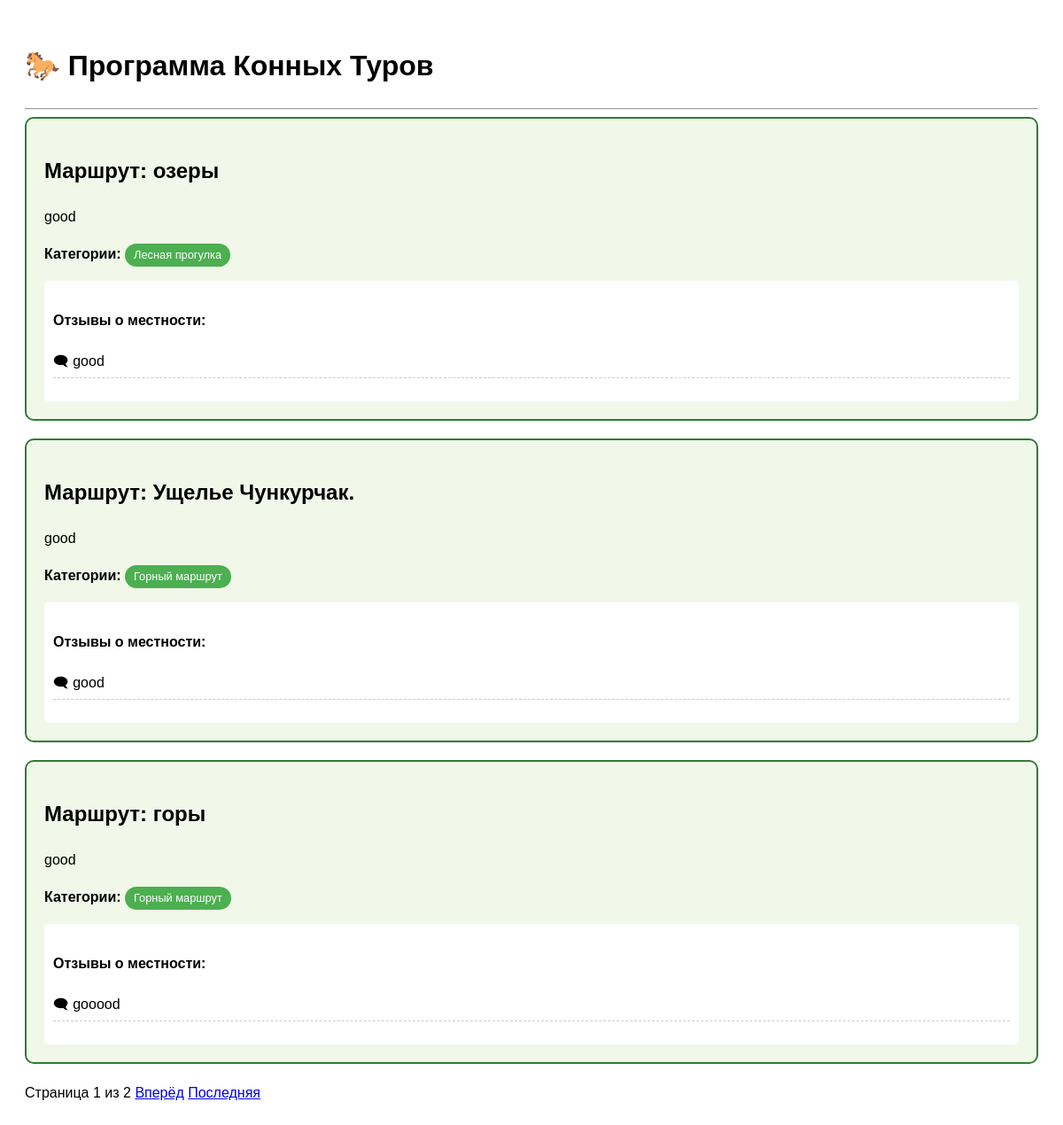
/horse/list/, run on the app's committed database.
### horse_tour/models.py (models this page shows, shortened)
class Location(models.Model):
    title = models.CharField(max_length=100, verbose_name="Местность")
    description = models.TextField(verbose_name="Описание")
    categories = models.ManyToManyField(Category, verbose_name="Категории")

class Category(models.Model):
    name = models.CharField(max_length=100, verbose_name="Категория")

class Comment(models.Model):
    location = models.ForeignKey(Location, on_delete=models.CASCADE, related_name='comments', verbose_name="Местность")
    text = models.TextField(verbose_name="Текст комментария")
    created_at = models.DateTimeField(auto_now_add=True)

### horse_tour/views.py (the view)
# urls.py: path('list/', views.tour_list, name='tour_list'),
def tour_list(request):
    locations = Location.objects.all()
    paginator = Paginator(locations, 3)
    page_number = request.GET.get('page')
    page_obj = paginator.get_page(page_number)
    return render(request, 'tour_template.html', {
        'page_obj': page_obj
    })

### horse_tour/templates/tour_template.html (shortened to what this page needs)
<!DOCTYPE html>
<html lang="ru">
<head>
</head>
<body>
<h1>🐎 Программа Конных Туров</h1>
<hr>
{% for loc in page_obj %}
<div class="location-card">
    <h2>Маршрут: {{ loc.title }}</h2>
    <p>{{ loc.description }}</p>
    <p><b>Категории:</b>
        {% for cat in loc.categories.all %}
            <span class="category">{{ cat.name }}</span>
        {% empty %}
            <span>Без категории</span>
        {% endfor %}
    </p>
    <div class="comments-section">
        <h4>Отзывы о местности:</h4>
        {% for comment in loc.comments.all %}
            <p style="border-bottom: 1px dashed #ccc; padding-bottom: 5px;">
                🗨 {{ comment.text }}
            </p>
        {% empty %}
            <p>Пока никто не оставил отзыв.</p>
        {% endfor %}
    </div>
</div>
{% endfor %}
<div style="margin-top: 20px;">
    <span>
        Страница {{ page_obj.number }} из {{ page_obj.paginator.num_pages }}
    </span>
    {% if page_obj.has_next %}
        <a href="?page={{ page_obj.next_page_number }}">Вперёд</a>
        <a href="?page={{ page_obj.paginator.num_pages }}">Последняя</a>
    {% endif %}
</div>
</body>
</html>

### horse_tour/templates/tour_template.html (style rules this page uses)
body { font-family: sans-serif; line-height: 1.6; padding: 20px; }
.location-card { border: 2px solid #2e7d32; border-radius: 10px; padding: 20px; margin-bottom: 20px; background-color: #f1f8e9; }
.category { display: inline-block; background: #4caf50; color: white; padding: 3px 10px; border-radius: 15px; font-size: 0.8em; }
.comments-section { margin-top: 15px; background: white; padding: 10px; border-radius: 5px; }

### data on the page
Location: title "озеры", description "good"
Category: name "Лесная прогулка"
Comment: text "good"
Location: title "Ущелье Чункурчак.", description "good"
Category: name "Горный маршрут"
Comment: text "good"
Location: title "горы", description "good"
Comment: text "gooood"

### other printed values
{{ page_obj.number }} "1"
{{ page_obj.paginator.num_pages }} "2"
